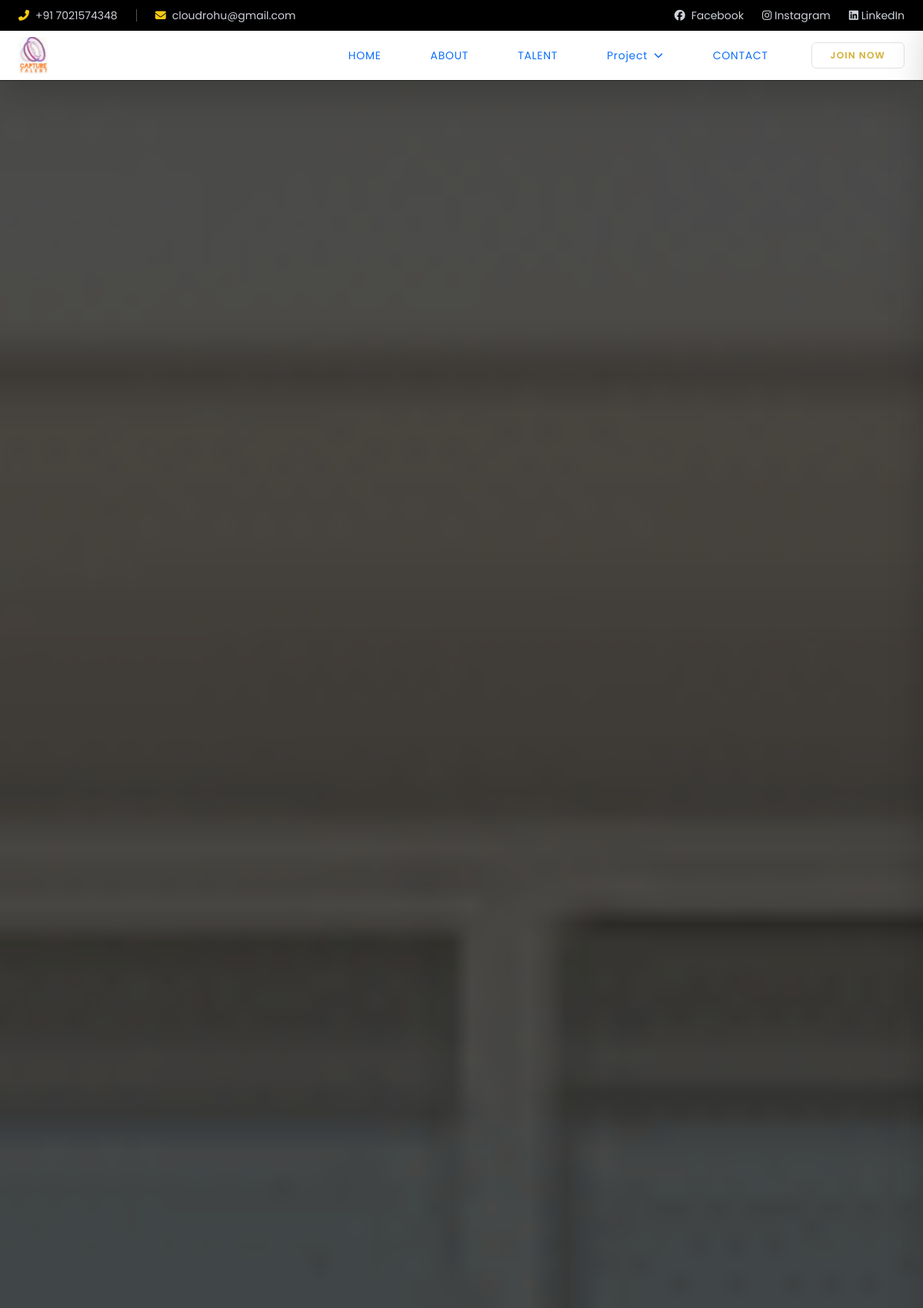
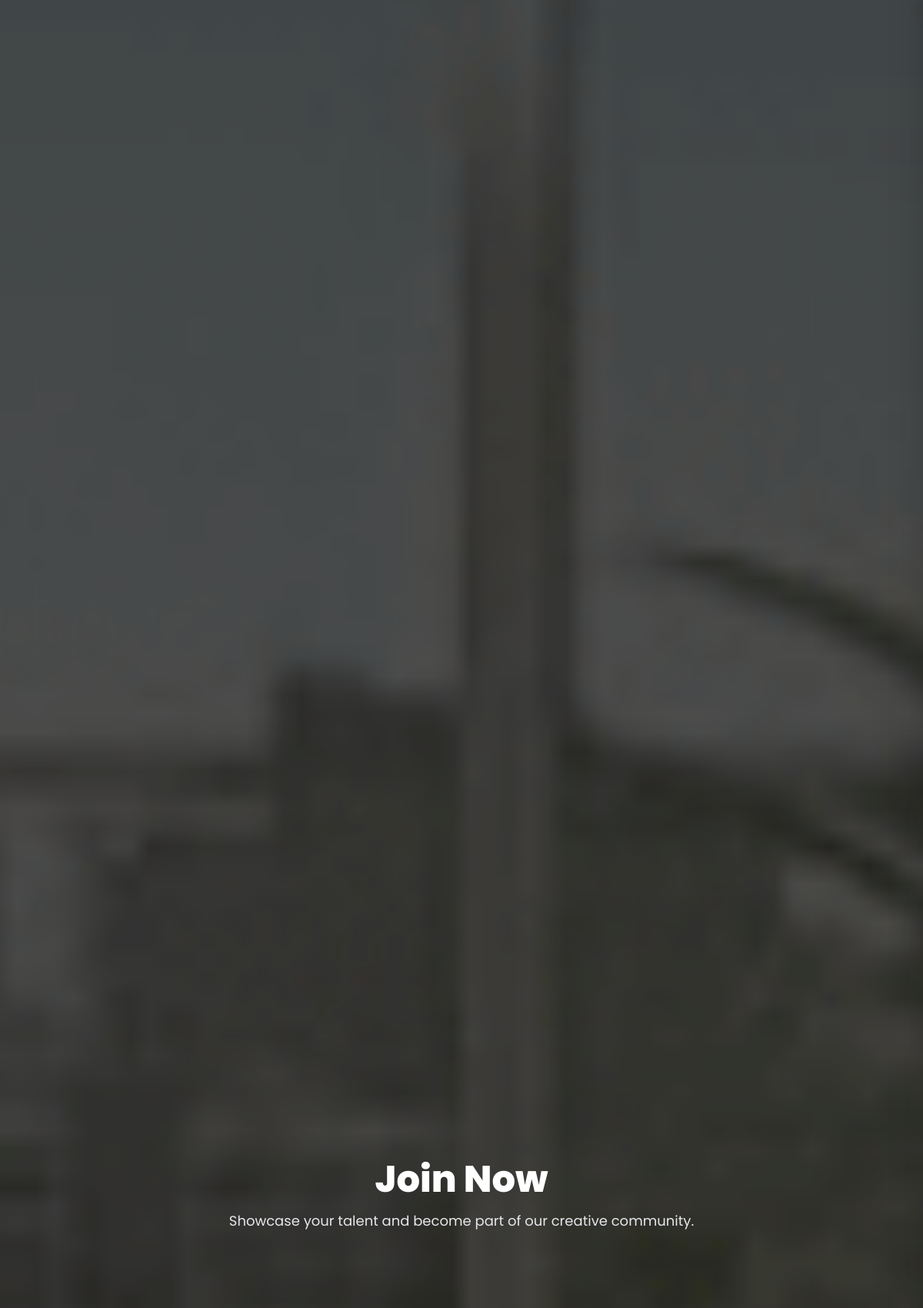
The app's page /join-center/ (upper part) with its own data (2 pictures, top to bottom).
### home/models.py (models this page shows, shortened)
class SiteSetting(models.Model):
    site_name = models.CharField(max_length=200,)
    logo = models.ImageField(upload_to="settings/", blank=True, null=True)
    favicon = models.ImageField(upload_to="settings/", blank=True, null=True)
    tagline = models.CharField(max_length=300, blank=True)
    copyright = models.CharField(max_length=300, blank=True)
    nav_color = models.CharField(max_length=300, blank=True)
    text_color = models.CharField(max_length=300, blank=True)
    about_banner = models.ImageField(upload_to="about_banner/", blank=True, null=True)
    contect_banner = models.ImageField(upload_to="contect_banner/", blank=True, null=True)
    phone = models.CharField(max_length=50, blank=True)
    email = models.EmailField(blank=True)
    address = models.TextField(blank=True)
    googlemap = models.TextField(blank=True, null=True)
    the_journey_background_video = models.FileField(upload_to="the_journey_background_video/", blank=True, null=True)
    youtube = models.URLField(max_length=500, blank=True)
    instagram = models.URLField(max_length=500, blank=True)
    linkdin = models.URLField(max_length=500, blank=True)
    facebook = models.URLField(max_length=500, blank=True)
    seo_title = models.CharField(max_length=255, blank=True)
    seo_description = models.TextField(blank=True)
    updated_on = models.DateTimeField(auto_now=True)

### home/views.py (the view, shortened to what this page needs)
# urls.py: path('join-center/', JoinNowView.as_view(), name='join-center'),
class JoinNowView(View):
    template_name = "join.html"
    def get(self, request):
        site_setting = SiteSetting.objects.last()
        talents = TalentCategory.objects.filter(is_active=True)
        experiences = Experience.objects.all()
        context = {
            "site_setting": site_setting,
            "talents": talents,
            "experiences": experiences
        }
        return render(request, self.template_name, context)

### home/templates/join.html (shortened to what this page needs)
{% extends 'base.html' %}
{% load static %}
{% block content %}
<section class="relative h-[70vh] bg-cover bg-center flex items-center justify-center" style="background-image:url('{{site_setting.contect_banner.url}}');">
  <div class="absolute inset-0 bg-black/70"></div>
  <div class="relative text-center text-white px-6">
    <h1 class="text-5xl font-extrabold">Join Now</h1>
    <p class="text-lg mt-3 text-gray-200">
    Showcase your talent and become part of our creative community.
    </p>
  </div>
</section>
{% endblock %}

### home/templates/includes/_header.html (shortened to what this page needs)
{% load static %}
<div class="bg-black text-gray-300 text-sm hidden md:block">
    <div class="max-w-7xl mx-auto px-4">
        <div class="flex justify-between items-center h-10">
            <div class="flex items-center space-x-6">
                <span class="flex items-center space-x-2">
                    <i class="fas fa-phone-alt text-yellow-400"></i>
                    <span>+91 {{site_setting.phone}}</span>
                </span>
                <span class="flex items-center space-x-2">
                    <i class="fas fa-envelope text-yellow-400"></i>
                    <span>{{site_setting.email}}</span>
                </span>
            </div>
            <div class="flex items-center gap-6">
                <a href="{{ site_setting.facebook }}" class="hover:text-white flex items-center gap-2">
                    <i class="fa-brands fa-facebook"></i> Facebook
                </a>
                <a href="{{ site_setting.instagram }}" class="hover:text-white">
                    <i class="fa-brands fa-instagram"></i> Instagram
                </a>
                <a href="{{ site_setting.linkdin }}" class="hover:text-white">
                    <i class="fa-brands fa-linkedin"></i> LinkedIn
                </a>
            </div>
        </div>
    </div>
</div>
<header class="bg-[{{site_setting.nav_color}}] text-white shadow-lg sticky top-0 z-50 border-b border-[#222]">
    <div class="max-w-7xl mx-auto px-4">
        <div class="flex justify-between items-center py-2">
            <div>
                <img src="{{ site_setting.logo.url }}" alt="Logo" class="h-12">
            </div>
            <nav class="hidden md:flex items-center text-sm uppercase tracking-wider relative">
                <div class="flex items-center space-x-8">
                    <a href="/" class="nav-link {% if request.path == '/' %}active text-[#d4af37]{% endif %}">
                        Home
                    </a>
                    <a href="{% url "home:about" %}"  class="nav-link {% if request.path == '/about/' %}active text-[#d4af37]{% endif %}">
                        About
                    </a>
                    <a href="{% url "home:portfolio" %}" class="nav-link hover:text-[#d4af37]">
                        Talent
                    </a>
                    <div class="relative">
                        <button id="projectBtn" class="nav-link hover:text-[#d4af37] flex items-center gap-2">
                            Project
                            <i class="fa-solid fa-chevron-down text-xs"></i>
                        </button>
                    </div>
                    <a href="{% url 'home:contact' %}" class="nav-link hover:text-[#d4af37]">
                        Contact
                    </a>
                </div>
                <a href="#" class="ml-10 px-6 py-2 border border-[#d4af37] text-[#d4af37] text-xs font-semibold tracking-widest rounded-md hover:bg-[#d4af37] hover:text-White transition duration-300">
                    JOIN NOW
                </a>
            </nav>
        </div>
    </div>
</header>

### home/templates/base.html (style rules this page uses)
body { font-family: 'Poppins', sans-serif; }

### home/templates/includes/_header.html (style rules this page uses)
.nav-link { position: relative; }
.nav-link::after { content: ""; position: absolute; left: 0; bottom: -6px; width: 0%; height: 2px; background: #d4af37; transition: 0.4s ease; }

### records on screen
SiteSetting: phone "7021574348", email "cloudrohu@gmail.com", logo (picture), contect_banner (picture)
